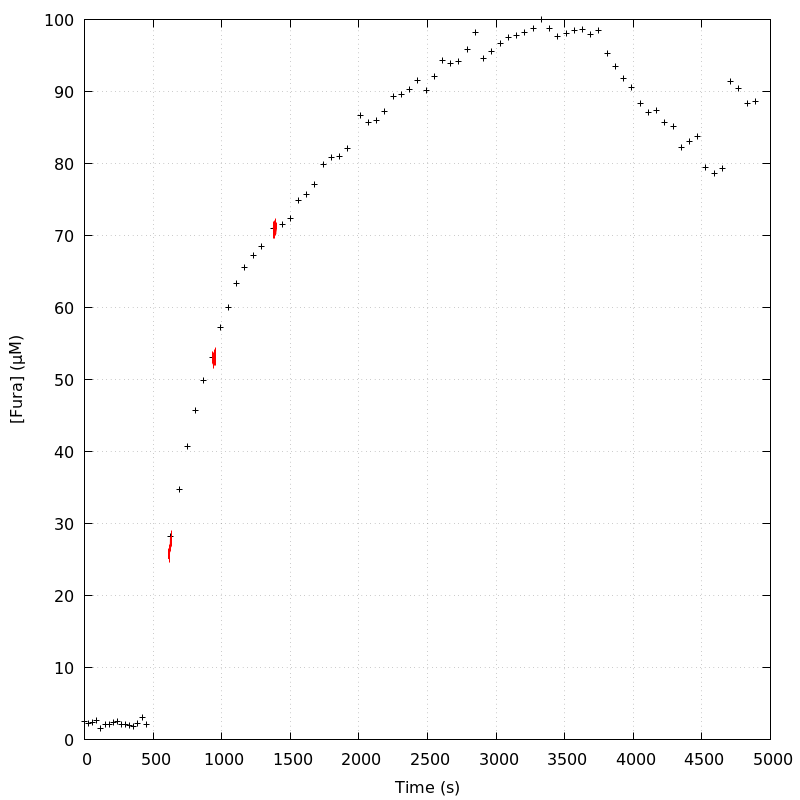

The script that drew this image:
unset key
set grid
set ylabel '[Fura] (µM)'
set xlabel 'Time (s)'
plot 'DA_121108_E1_aba_loading_curve' index 0 using 1:2 linecolor rgb 'black',\
'' index 1 using 1:2 with lines linecolor rgb 'red',\
'' index 2 using 1:2 with lines linecolor rgb 'red',\
'' index 3 using 1:2 with lines linecolor rgb 'red',\
